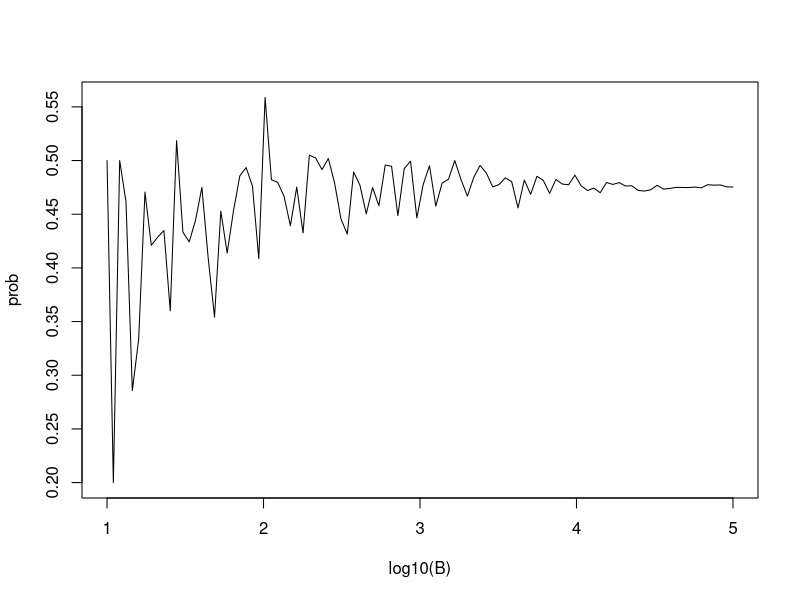

The R source for this figure:
number <- "Three"
suit <- "Hearts"
paste(number, suit)


suits <- c("Diamonds", "Clubs", "Hearts", "Spades")
numbers <- c("Ace", "Deuce", "Three", "Four", "Five", "Six", "Seven", "Eight", "Nine", "Ten", "Jack", "Queen", "King")
deck <- expand.grid(number = numbers, suit = suits)
deck <- paste(deck$number, deck$suit)

# probability of drawing a king
kings <- paste("King", suits)
mean(deck %in% kings)


B <- 10^seq(1, 5, len = 100)    # defines vector of many B values
compute_prob <- function(B, n = 22){    # function to run Monte Carlo simulation with each B
  same_day <- replicate(B, {
    bdays <- sample(1:365, n, replace = TRUE)
    any(duplicated(bdays))
  })
  mean(same_day)
}

prob <- sapply(B, compute_prob)    # apply compute_prob to many values of B
plot(log10(B), prob, type = "l")    # plot a line graph of estimates 